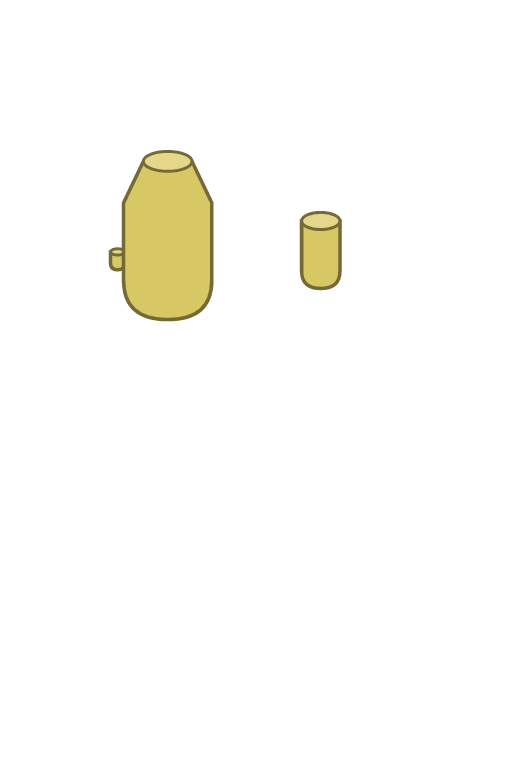
#> input picture art/conversion/scn-table/v1/normalized-occupied-3-north-stock.png, 512 x 768 px
$ python -i register-states.py   (imports and definitions only)
#> lines starting #> are read from the running program, lines starting #| are printed output that depends on the picture; after the words box and inside, x2 and y2 are one past the last pixel; in counts of white or black regions, pixels touching at a corner belong together
#> `plate=Image.new('RGB',(1440,2050),'#142823');d=ImageDraw.Draw(plate);d..`:
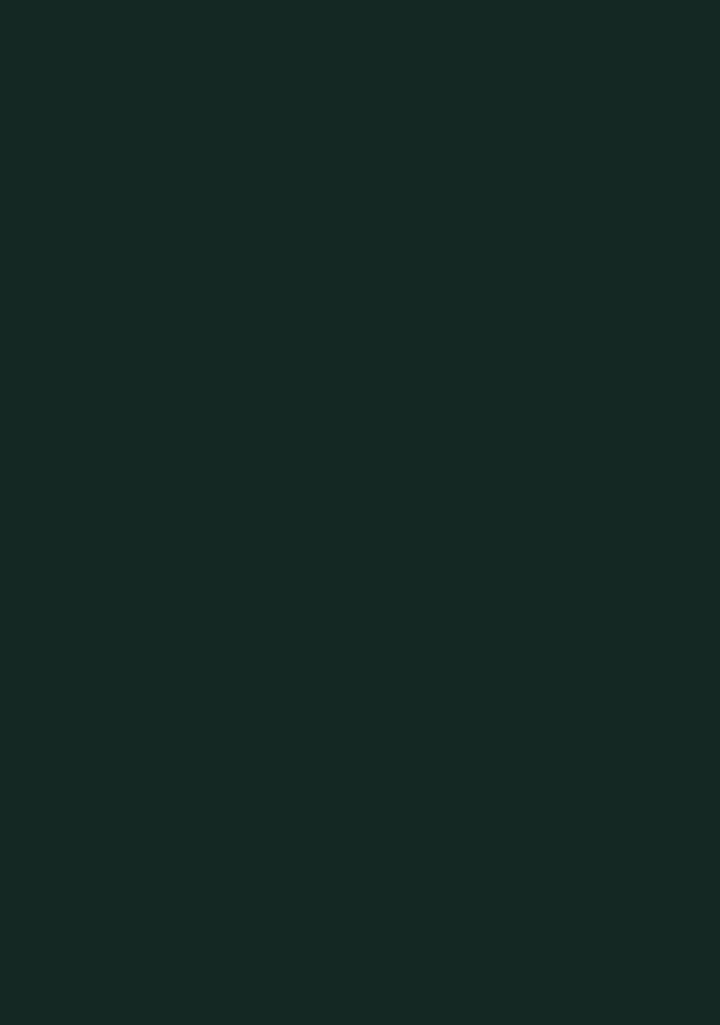
#> plate: PIL image 1440x2050 RGB (shown at 1/2 size); mean R, G, B 20, 40, 35
#> further down, picture is the input picture: PIL image 512x768 RGBA; mean R, G, B, A 8.8, 8.2, 4.2, 11.1
"""Fixed source-shaped stock material and shared wood: one alpha, independent native color."""
from pathlib import Path
import importlib.util,json,hashlib
import numpy as np
from scipy import ndimage
from PIL import Image,ImageDraw,ImageFont
# [1 line not run here, left out]
def read(p):return Image.open(p).convert('RGBA')
def ref(p):return dict(path=p.relative_to(ROOT).as_posix(),sha256=hashlib.sha256(p.read_bytes()).hexdigest())
def write(p,d):p.write_bytes((json.dumps(d,indent=2)+'\n').encode())
# [1 line not run here, left out]
def components(mask):
 labels,n=ndimage.label(mask);rows=[]
 for k in range(1,n+1):
  ys,xs=np.where(labels==k)
  if len(xs)>=5:rows.append((len(xs),(int(xs.min()),int(ys.min()),int(xs.max())+1,int(ys.max())+1)))
 return sorted(rows,reverse=True)
stockmasters={};selection={}
# [8 lines not run here, left out]
# [1 line that did not run here, left out]
def production(im):
 a=np.array(im.convert('RGBa').resize((256,256),Image.Resampling.LANCZOS).convert('RGBA'));a[:,:,:3]=np.uint8(np.round(a[:,:,:3].mean(2)))[:,:,None];a[a[:,:,3]==0,:3]=0;return Image.fromarray(a)
#> after `a = np.array(im.convert('RGBa').resize((256, 256), Image.Resampling.LA`:
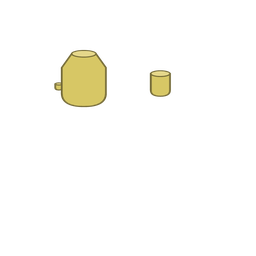
#> a: shape (256, 256, 4); mean R, G, B, A 9.5, 8.8, 4.4, 11.1; transparent parts drawn white
#> after `a[:, :, :3] = np.uint8(np.round(a[:, :, :3].mean(2)))[:, :, None]`:
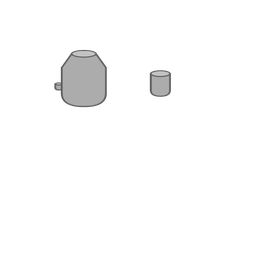
#> a: shape (256, 256, 4); 4.86% of pixels changed, all inside (x1, y1, x2, y2) = (52, 48, 173, 110); transparent parts drawn white
#> after `a[a[:, :, 3] == 0, :3] = 0`: a: shape (256, 256, 4); under 0.01% of pixels changed, all inside (x1, y1, x2, y2) = (74, 50, 75, 51)
# [10 lines not run here, left out]
# [1 line that did not run here, left out]
# [1 line not run here, left out]
font=ImageFont.truetype('C:/Windows/Fonts/consola.ttf',15)
# [14 lines not run here, left out]

>>> from PIL import Image
>>> picture = Image.open('normalized-occupied-3-north-stock.png')
>>> result = production(picture)

$ run again, on art/conversion/scn-table/v1/normalized-north-base-neutral.png
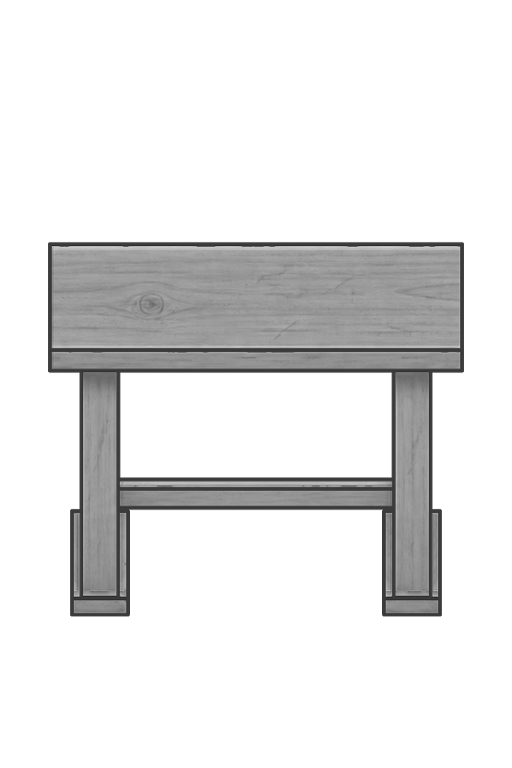
#> input picture art/conversion/scn-table/v1/normalized-north-base-neutral.png, 512 x 768 px
#> picture is the input picture: PIL image 512x768 RGBA; mean R, G, B, A 30.4, 30.4, 30.4, 56.4
#> in production, `a = np.array(im.convert('RGBa').resize((256, 256), Image.Resampling.LA`:
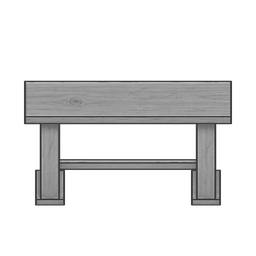
#> a: shape (256, 256, 4); mean R, G, B, A 31.6, 31.6, 31.6, 56.4; transparent parts drawn white
#> a: shape (256, 256, 4); 0.2% of pixels changed, all inside (x1, y1, x2, y2) = (61, 158, 195, 159)

$ run again, on art/conversion/scn-table/v1/occupied-1-east-manual.png
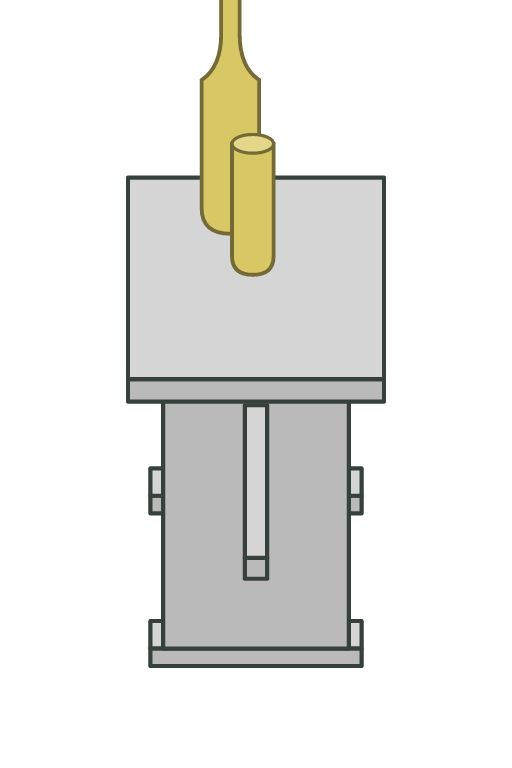
#> input picture art/conversion/scn-table/v1/occupied-1-east-manual.png, 512 x 768 px
#> picture is the input picture: PIL image 512x768 RGBA; mean R, G, B, A 57, 56.8, 53.2, 78.3
#> in production, `a = np.array(im.convert('RGBa').resize((256, 256), Image.Resampling.LA`:
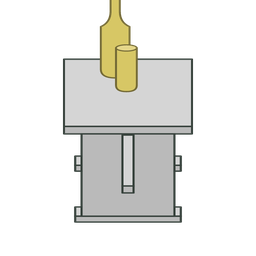
#> a: shape (256, 256, 4); mean R, G, B, A 57.9, 57.7, 54, 78.3; transparent parts drawn white
#> in production, `a[:, :, :3] = np.uint8(np.round(a[:, :, :3].mean(2)))[:, :, None]`:
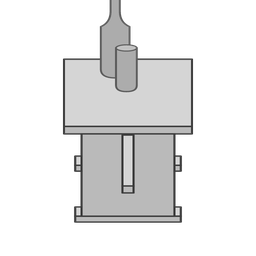
#> a: shape (256, 256, 4); 9.84% of pixels changed, all inside (x1, y1, x2, y2) = (62, 0, 194, 223); transparent parts drawn white
#> a: shape (256, 256, 4); 0.01% of pixels changed, all inside (x1, y1, x2, y2) = (76, 172, 180, 173)
